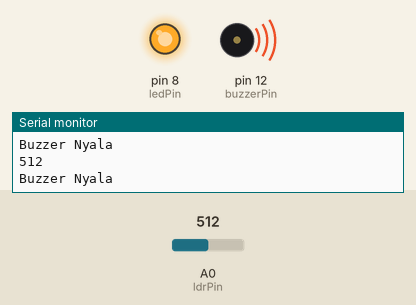
Bench run of a sketch on a simulated Arduino Uno, built with avr-gcc and run on an emulated ATmega328P. Shown: output pins drawn as LEDs (lit = HIGH), buzzer (waves = sounding, pin HIGH), the last lines printed to the serial monitor. Inputs (shaded band) come from the test bench; at power-on: A0 (ldrPin) = 512.

Above: at 1.2 s.
1.3 s: A0 (ldrPin) set to 633
2.8 s: A0 (ldrPin) set to 660
At 3.9 s:
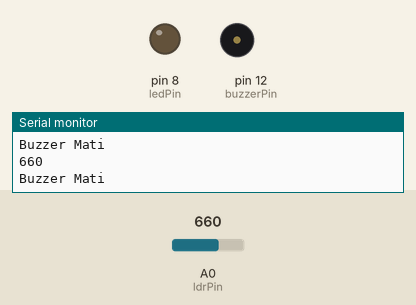
4.3 s: A0 (ldrPin) set to 640
At 5.2 s:
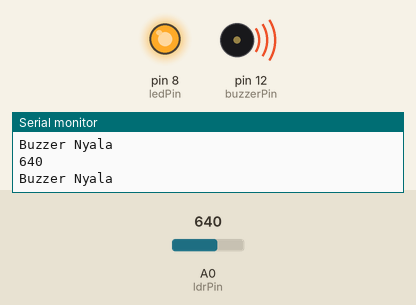
5.8 s: A0 (ldrPin) set to 716
At 6.6 s:
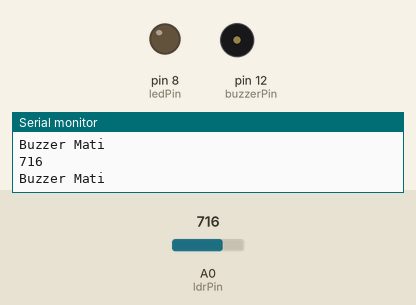
Timing chart, 0 to 8.3 s (numbered marks = the images above; inputs shaded):
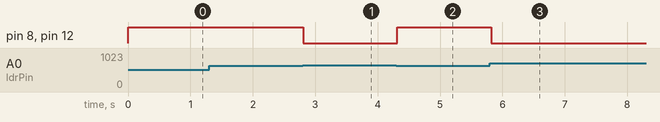

Measured:
- the behaviour switches between 649 and 650 on A0 (ldrPin) (found by bisection; images 0 and 1)
- after the input at 2.8 s, pin 8 (ledPin), pin 12 (buzzerPin): HIGH → LOW at once
- after the input at 4.3 s, pin 8 (ledPin), pin 12 (buzzerPin): LOW → HIGH at once
- after the input at 5.8 s, pin 8 (ledPin), pin 12 (buzzerPin): HIGH → LOW at once

The sketch:

LDR_dg_led.ino
```cpp
int ledPin = 8;
int hasil = 9;
int buzzerPin = 12;
int ldrPin = A0;

void setup () {
Serial.begin(9600);
pinMode(ledPin, OUTPUT);
pinMode(buzzerPin, OUTPUT);
pinMode(ldrPin, INPUT);
}

void loop() {
int ldrStatus = analogRead(ldrPin);
Serial.println(ldrStatus);
if (ldrStatus < 650) {
digitalWrite(ledPin, HIGH);
digitalWrite(buzzerPin, HIGH);
Serial.println("Buzzer Nyala");
delay(100); }
else {
digitalWrite(ledPin, LOW);
digitalWrite(buzzerPin, LOW);
Serial.println("Buzzer Mati");
delay(100); }
}
```
